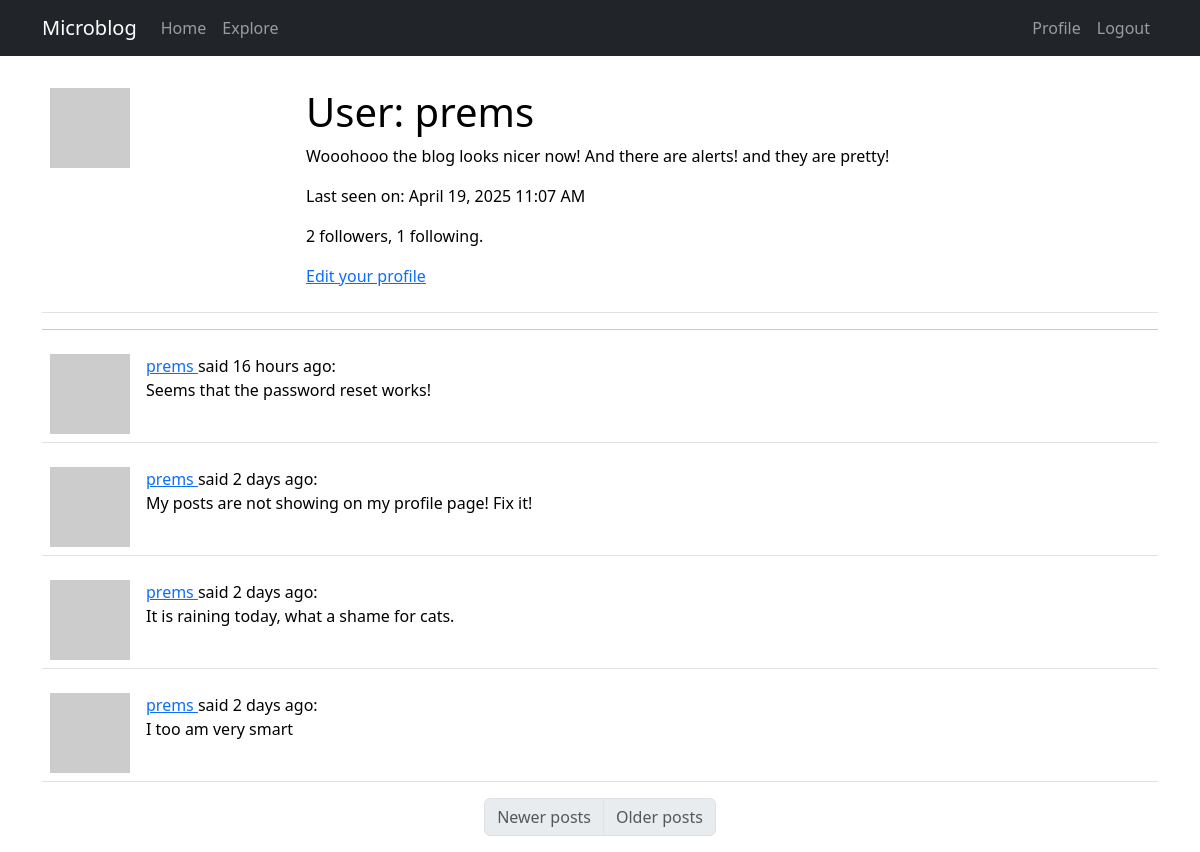
Page /user/prems (signed in) on the earlier database version.
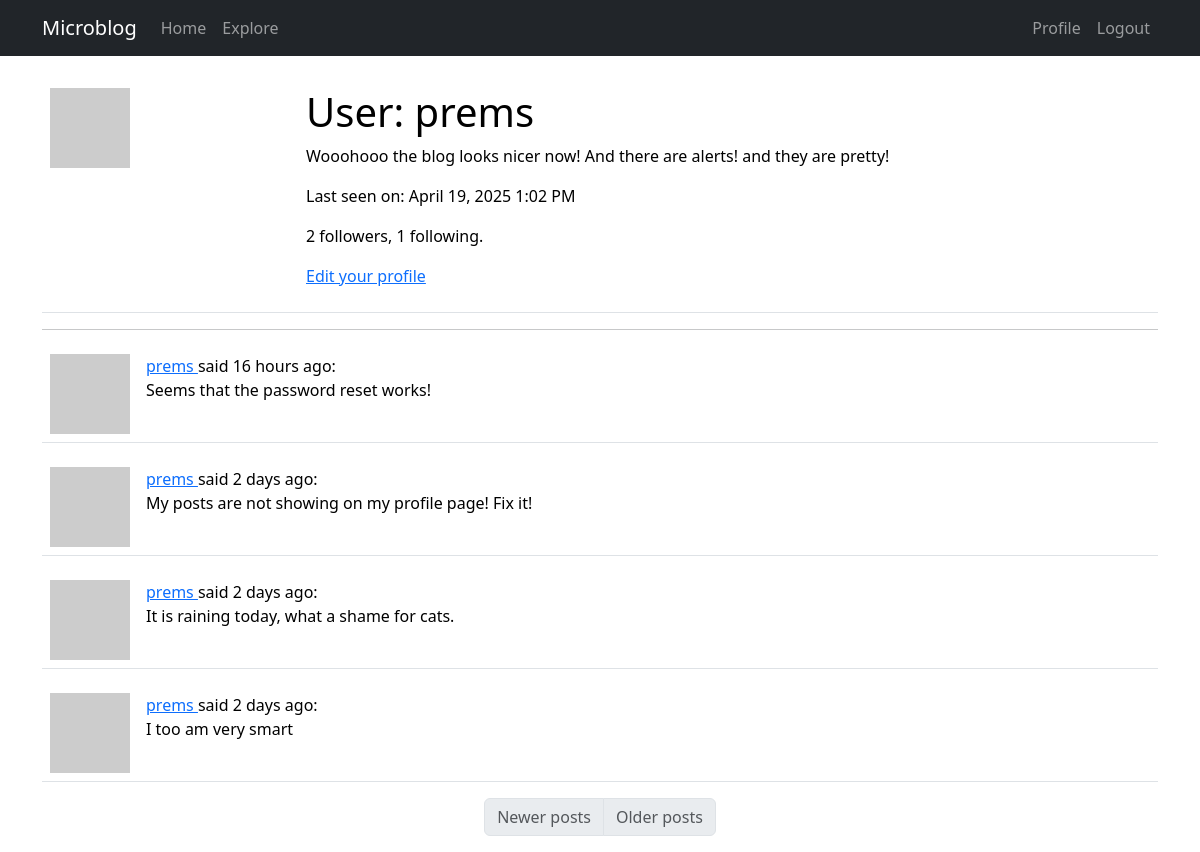
Same page on the later database version.
### app/models.py (models this page shows, shortened)
class User(UserMixin, db.Model):
    id: so.Mapped[int] = so.mapped_column(primary_key=True)
    username: so.Mapped[str] = so.mapped_column(sa.String(64), index=True, unique=True)
    email: so.Mapped[str] = so.mapped_column(sa.String(120), index=True, unique=True)
    password_hash: so.Mapped[Optional[str]] = so.mapped_column(sa.String(256))
    posts: so.WriteOnlyMapped["Post"] = so.relationship(back_populates="author")
    about_me: so.Mapped[Optional[str]] = so.mapped_column(sa.String(140))
    last_seen: so.Mapped[Optional[datetime]] = so.mapped_column(
        default=lambda: datetime.now(timezone.utc)
    )
    following: so.WriteOnlyMapped["User"] = so.relationship(
        secondary=followers,
        primaryjoin=(followers.c.follower_id == id),
        secondaryjoin=(followers.c.followed_id == id),
        back_populates="followers",
    )
    followers: so.WriteOnlyMapped["User"] = so.relationship(
        secondary=followers,
        primaryjoin=(followers.c.followed_id == id),
        secondaryjoin=(followers.c.follower_id == id),
        back_populates="following",
    )
    def avatar(self, size):
        digest = md5(self.email.lower().encode("utf-8")).hexdigest()
        return f"https://www.gravatar.com/avatar/{digest}?d=identicon&s={size}"
    def followers_count(self):
        query = sa.select(sa.func.count()).select_from(
            self.followers.select().subquery()
        )
        return db.session.scalar(query)
    def following_count(self):
        query = sa.select(sa.func.count()).select_from(
            self.following.select().subquery()
        )
        return db.session.scalar(query)

class Post(db.Model):
    id: so.Mapped[int] = so.mapped_column(primary_key=True)
    body: so.Mapped[str] = so.mapped_column(sa.String(140))
    timestamp: so.Mapped[datetime] = so.mapped_column(
        index=True, default=lambda: datetime.now(timezone.utc)
    )
    user_id: so.Mapped[int] = so.mapped_column(sa.ForeignKey(User.id), index=True)
    author: so.Mapped[User] = so.relationship(back_populates="posts")

### app/routes.py (the view)
@app.route("/user/<username>")
@login_required
def user(username):
    user = db.first_or_404(sa.select(User).where(User.username == username))
    page = request.args.get(key="page", default=1, type=int)
    query = user.posts.select().order_by(Post.timestamp.desc())
    posts = db.paginate(
        query, page=page, per_page=app.config["POSTS_PER_PAGE"], error_out=False
    )
    prev_url = (
        url_for("user", username=username, page=posts.prev_num)
        if posts.has_prev
        else None
    )
    next_url = (
        url_for("user", username=username, page=posts.next_num)
        if posts.has_next
        else None
    )
    form = EmptyForm()
    return render_template(
        "user.html",
        title="Profile",
        user=user,
        posts=posts,
        form=form,
        prev_url=prev_url,
        next_url=next_url,
    )

### app/models.py (called while the page is built)
@login.user_loader
def load_user(id):
    return db.session.get(User, int(id))

### app/routes.py (called while the page is built)
@app.before_request
def before_request():
    if current_user.is_authenticated:
        current_user.last_seen = datetime.now(timezone.utc)
        db.session.commit()

### app/templates/user.html (shortened to what this page needs)
{% extends 'base.html' %}
{% import "bootstrap_wtf.html" as wtf %}
{% block content %}
<table class="table table-hover">
  <tr valign="top">
    <td width="256px"><img src="{{ user.avatar(256) }}"></td>
    <td>
      <h1>User: {{ user.username }}</h1>
      {% if user.about_me %}<p>{{ user.about_me }}</p>{% endif %}
      {% if user.last_seen %}<p>Last seen on: {{ moment(user.last_seen).format("LLL") }}</p>{% endif %}
      <p>{{ user.followers_count() }} followers, {{ user.following_count() }} following.</p>
      {% if user==current_user %}
      <p><a href="{{ url_for('edit_profile') }}">Edit your profile</a></p>
      {% endif %}
    </td>
  </tr>
</table>
<hr>
{% for post in posts %}
{% include '_post.html' %}
{% endfor %}
<nav aria-label="Post navigation">
  <ul class="pagination justify-content-center">
    <li class="page-item {% if not prev_url %} disabled{% endif %}">
      <a class="page-link" href="{{ prev_url }}"">Newer posts</a>
    </li>
    <li class=" page-item {% if not next_url %} disabled{% endif %}">
        <a class="page-link" href="{{ next_url }}">Older posts</a>
    </li>
  </ul>
</nav>
{% endblock %}

### app/templates/base.html (shortened to what this page needs)
<!doctype html>
<html lang="en">
<head>
    <link href="https://cdn.jsdelivr.net/npm/bootstrap@5.3.2/dist/css/bootstrap.min.css" rel="stylesheet"
>
</head>
<body>
    <nav class="navbar navbar-expand-lg navbar-dark bg-dark">
        <div class="container">
            <a class="navbar-brand" href="{{ url_for('index') }}">Microblog</a>
            <div class="collapse navbar-collapse" id="navbarSupportedContent">
                <ul class="navbar-nav me-auto mb-2 mb-lg-0">
                    <li class="nav-item">
                        <a class="nav-link" aria-current="page" href="{{ url_for('index') }}">Home</a>
                    </li>
                    <li class="nav-item">
                        <a class="nav-link" aria-current="page" href="{{ url_for('explore') }}">Explore</a>
                    </li>
                </ul>
                <ul class="navbar-nav mb-2 mb-lg-0">
                    {% if current_user.is_anonymous %}
                    <li class="nav-item">
                        <a class="nav-link" aria-current="page" href="{{ url_for('login') }}">Login</a>
                    </li>
                    {% else %}
                    <li class="nav-item">
                        <a class="nav-link" aria-current="page"
                            href="{{ url_for('user', username=current_user.username) }}">Profile</a>
                    </li>
                    <li class="nav-item">
                        <a class="nav-link" aria-current="page" href="{{ url_for('logout') }}">Logout</a>
                    </li>
                    {% endif %}
                </ul>
            </div>
        </div>
    </nav>
    <br>
    <div class="container">
        {% block content %}{% endblock %}
    </div>
</body>
</html>

### app/templates/_post.html
<table class="table table-hover">
    <tr valign="top">
        <td width="70px">
            <a href="{{ url_for('user', username=post.author.username) }}">
                <img src="{{ post.author.avatar(36) }}">
            </a>
        </td>
        <td>
            <a href="{{ url_for('user', username=post.author.username) }}">
                {{ post.author.username }}
            </a>
            said {{ moment(post.timestamp).fromNow() }}:
            <br>
            {{ post.body }}
        </td>
    </tr>
</table>

Differences in the rows shown:
changed User "prems": last_seen "April 19, 2025 11:07 AM" → "April 19, 2025 1:02 PM"
